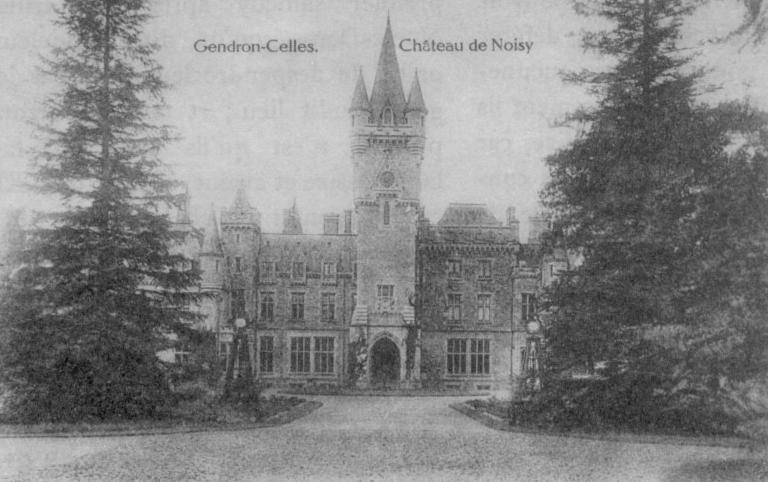
#> input picture PS_02/images/noisy2.jpg, 768 x 482 px
$ python -i frequency_image.py   (imports and definitions only)
#> lines starting #> are read from the running program, lines starting #| are printed output that depends on the picture
#> further down, picture is the input picture: shape (482, 768); min 9, max 218, mean 133.4
import cv2
import numpy as np
from matplotlib import pyplot as plt

class Frequency_Image:

    fourier = None
    fourier_shift = None
    fourier_inverse = None
    img_spectrum = None
    img_back = None
    magnitude = None
    phase = None

    def __init__(self, img):
        self.fourier_transform(img)
        self.init_magnitude_phase()
        self.calculate_spectrum()
        self.inverse_fourier_transform()

    def init_magnitude_phase(self):
        plane = cv2.split(self.fourier_shift)
        self.magnitude, self.phase = cv2.cartToPolar(plane[0], plane[1])
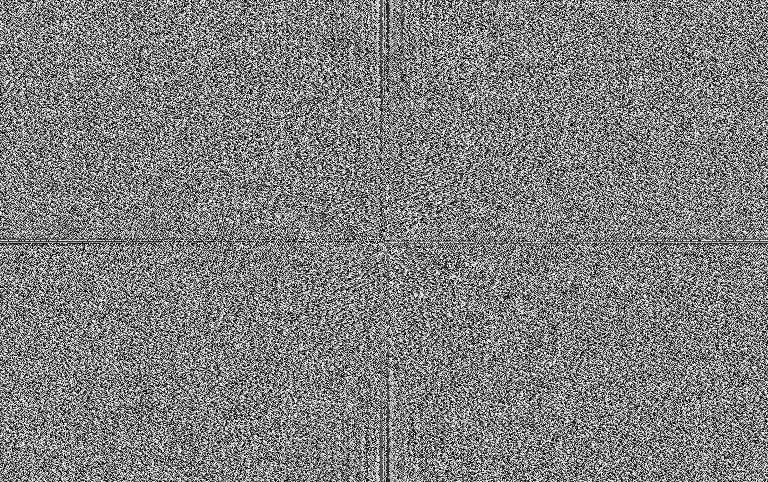
#> self.phase: shape (482, 768) float32; min 1.29e-05, max 6.28, mean 3.15; drawn with min black and max white

    def update_magnitude_phase(self, magnitude=None, phase=None):
        if magnitude is not None:
            self.magnitude = magnitude
        if phase is not None:
            self.phase = phase
        self.calculate_spectrum()
        self.inverse_fourier_transform()

    def calculate_spectrum(self):
        self.img_spectrum = 20*np.log(self.magnitude)
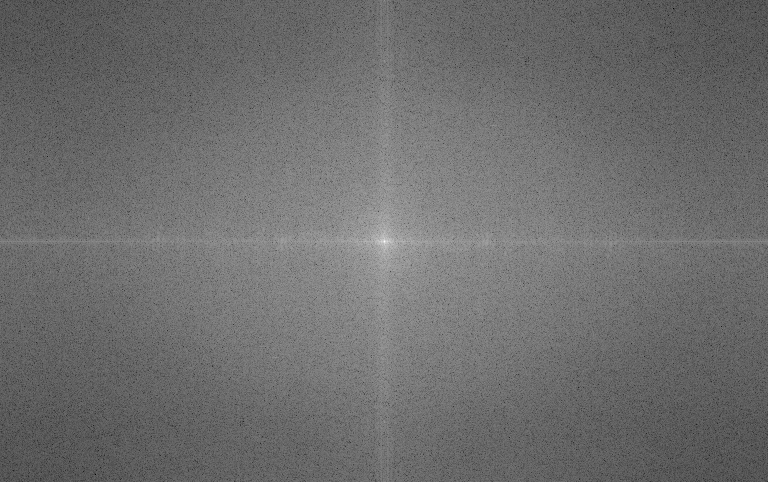
#> self.img_spectrum: shape (482, 768) float32; min 1.11, max 354.3, mean 153.3; drawn with min black and max white

    def get_magnitude_phase(self):
        return self.magnitude, self.phase

    def fourier_transform(self, img):
        self.fourier = cv2.dft(np.float32(img), flags=cv2.DFT_COMPLEX_OUTPUT)
        self.fourier_shift = np.fft.fftshift(self.fourier)

    def inverse_fourier_transform(self):
        plane = cv2.polarToCart(self.magnitude, self.phase)
        fourier = cv2.merge(plane)
        fourier_inv_shift = np.fft.ifftshift(fourier)
        img_back = cv2.idft(fourier_inv_shift)
        new_plane = cv2.split(img_back)
        self.img_back = cv2.magnitude(new_plane[0],new_plane[1])
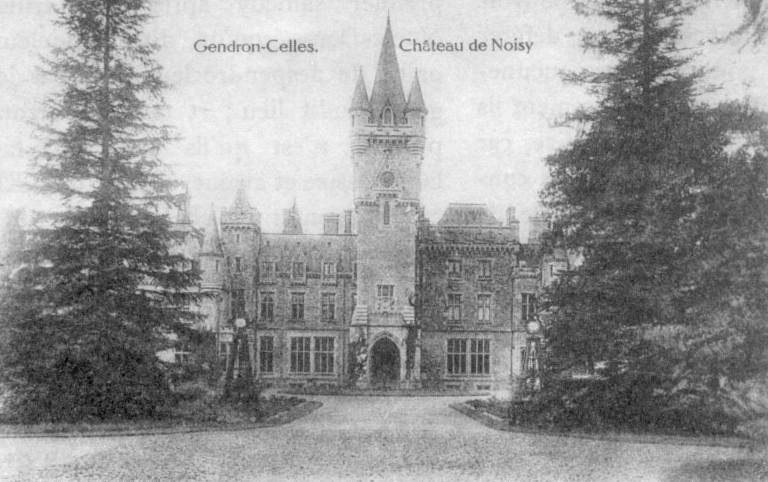
#> self.img_back: shape (482, 768) float32; min 3332207, max 80696496, mean 49381012; drawn with min black and max white

    def img_back_show(self, title='Image Back'):
        plt.figure(title)
        plt.title(title)
        plt.imshow(self.img_back, cmap = 'gray')


>>> import cv2
>>> picture = cv2.imread('images/noisy2.jpg', cv2.IMREAD_GRAYSCALE)
>>> result = Frequency_Image(picture).update_magnitude_phase()
